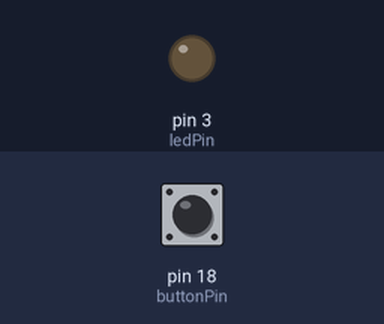
A sketch run on a simulated Arduino Uno, built with avr-gcc and run on an emulated ATmega328P. Parts: output pins drawn as LEDs (lit = HIGH). The test bench sets the inputs (shaded band); at power-on: pin 18 (buttonPin) LOW. Random numbers use the default seed unless the sketch sets one.

Above: at 0.1 s.
At 6.9 s:
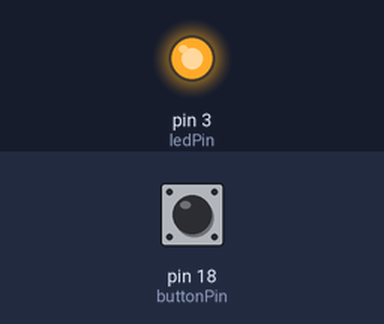
Timing chart, 0 to 8.4 s (numbered marks = the images above):
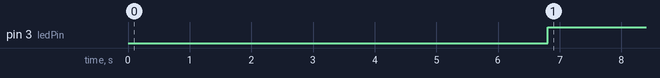

The sketch:

Anothershitcode.ino
```cpp
int buttonPin = 18;
int ledPin = 3;
const int trials = 10;
enum status {start, wait};
boolean lastButton = LOW;
boolean currentButton = LOW;
boolean Started = false;
boolean timer = false;
long startTime;
long endTime;
long randomTime;
float elapsedTime;
int current_trial = 0;
unsigned long last_time = 0;
unsigned long total_time = 0;

int buttonState = 0;
status current_status = start;


void setup()
{
  pinMode(buttonPin, INPUT);
  pinMode(ledPin, OUTPUT);
}

void ledOn() {
  digitalWrite(ledPin, HIGH);
}

void ledOff() {
  digitalWrite(ledPin, LOW);
}


void loop()
{
  if (current_trial == trials) {
    print_results();
    while(1);
  }

  if (current_status==start) {
    delay(random(2000, 8000));
    ledOn();
    Start_timer();
    current_status = wait;
  }

  else if (current_status == wait) {
    buttonState = digitalRead(buttonPin);
    if (buttonState == HIGH) {
      ledOff();
      total_time += Stop_timer();
      current_status = start;
      current_trial++;
    }
  }
}
void Start_timer() {
  last_time = millis();
}

unsigned long Stop_timer() {
  return millis() - last_time;
}

void print_results() {
  Serial.print("Your average reaction time was ");
  Serial.print(total_time/trials);

}
```

Measured:
- by itself, pin 3 (ledPin): LOW → HIGH at 6.8 s
